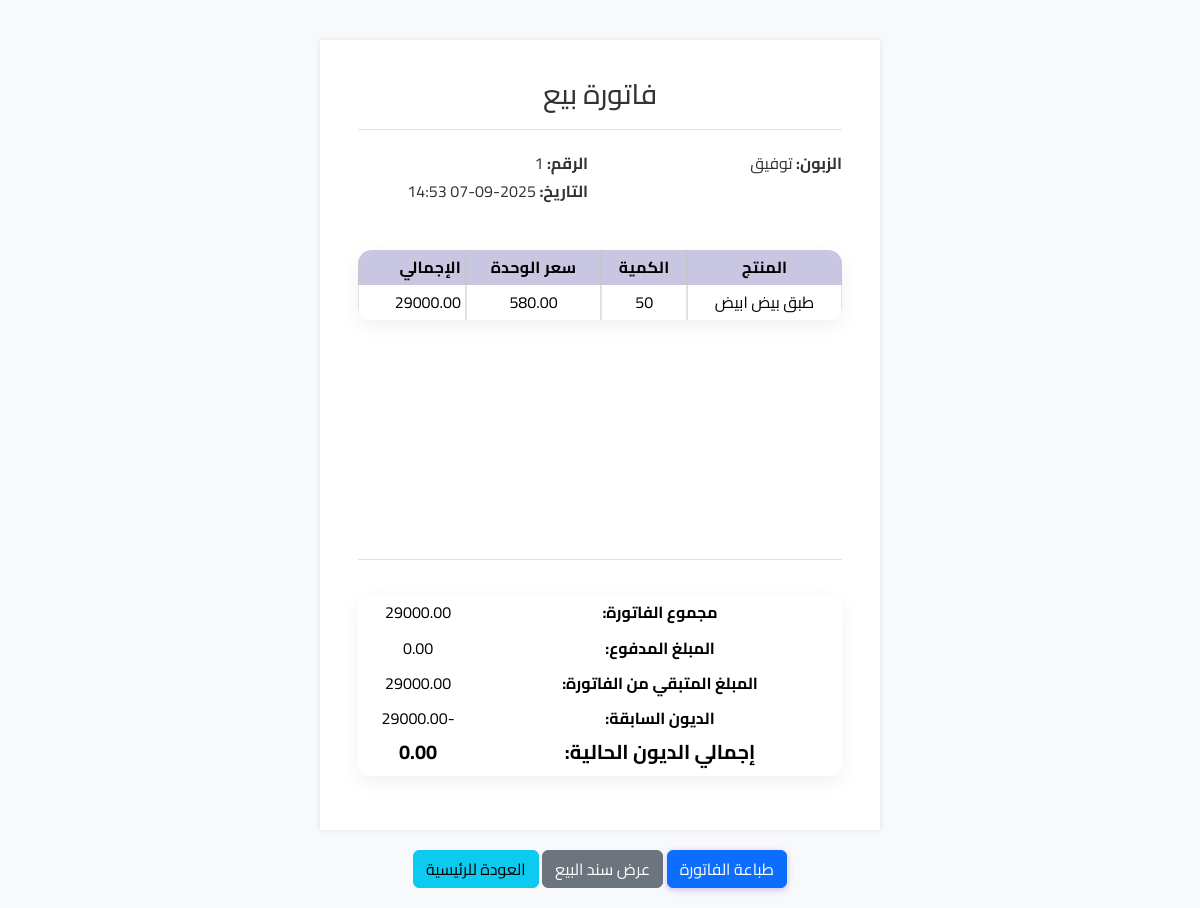
The page /invoice/1 (signed in) on the database its author committed.
### app.py (models this page shows)
class Customer(db.Model):
    id = db.Column(db.Integer, primary_key=True)
    name = db.Column(db.String(120), nullable=False)
    phone = db.Column(db.String(30))
    notes = db.Column(db.Text)
    @property
    def balance(self):
        total_debt = db.session.query(func.sum(DebtTransaction.amount)).filter(
            DebtTransaction.customer_id == self.id,
            DebtTransaction.transaction_type == 'debt'
        ).scalar() or Decimal('0')
        total_payment = db.session.query(func.sum(DebtTransaction.amount)).filter(
            DebtTransaction.customer_id == self.id,
            DebtTransaction.transaction_type == 'payment'
        ).scalar() or Decimal('0')
        return total_debt - total_payment

class Sale(db.Model):
    id = db.Column(db.Integer, primary_key=True)
    customer_id = db.Column(db.Integer, db.ForeignKey('customer.id'), nullable=True)
    customer = db.relationship('Customer')
    date = db.Column(db.DateTime, default=datetime.utcnow)
    total = db.Column(db.Numeric(10,2), default=0)
    paid_amount = db.Column(db.Numeric(10, 2), nullable=False, default=0)
    due_amount = db.Column(db.Numeric(10, 2), nullable=False, default=0)
    payment_type = db.Column(db.String(20), default="cash")
    notes = db.Column(db.Text)

class SaleItem(db.Model):
    id = db.Column(db.Integer, primary_key=True)
    sale_id = db.Column(db.Integer, db.ForeignKey('sale.id'))
    sale = db.relationship('Sale', backref='items')
    product_id = db.Column(db.Integer, db.ForeignKey('product.id'))
    product = db.relationship('Product')
    qty = db.Column(db.Integer, default=0)
    unit_price = db.Column(db.Numeric(10,2), default=0)
    cost_price = db.Column(db.Numeric(10,2), nullable=False, default=0)

class Product(db.Model):
    id = db.Column(db.Integer, primary_key=True)
    name = db.Column(db.String(200), nullable=False)
    stock = db.Column(db.Integer, default=0)
    price_wholesale = db.Column(db.Numeric(10,2), nullable=False, default=0)
    price_retail = db.Column(db.Numeric(10,2), nullable=False, default=0)
    notes = db.Column(db.Text)

### app.py (the view)
@app.route('/invoice/<int:sale_id>')
@login_required
def invoice(sale_id):
    sale = Sale.query.get_or_404(sale_id)
    previous_debt = Decimal('0')
    if sale.customer_id:
        customer = Customer.query.get(sale.customer_id)
        current_balance = customer.balance if customer else Decimal('0')
        previous_debt = current_balance - sale.due_amount
    return render_template('invoice_a5.html', sale=sale, previous_debt=previous_debt)

### app.py (called while the page is built)
@login_manager.user_loader
def load_user(user_id):
    return User.query.get(int(user_id))

### templates/invoice_a5.html (shortened to what this page needs)
<!doctype html>
<html lang="ar" dir="rtl">
<head>
    <link href="https://cdn.jsdelivr.net/npm/bootstrap@5.3.2/dist/css/bootstrap.min.css" rel="stylesheet">
    <link rel="stylesheet" href="{{ url_for('static', filename='style.css') }}">
</head>
<body>
    <div class="a5-page">
        <div class="invoice-header">
            <h3>فاتورة بيع</h3>
        </div>
        <div class="invoice-details">
            <div class="row">
                <div class="col"><strong>الزبون:</strong> {{ sale.customer.name if sale.customer else 'زبون نقدي' }}</div>
                <div class="col text-end"><strong>الرقم:</strong> {{ sale.id }}</div>
            </div>
            <div class="row">
                <div class="col"></div>
                <div class="col text-end"><strong>التاريخ:</strong> {{ sale.date.strftime('%Y-%m-%d %H:%M') }}</div>
            </div>
        </div>
        <div class="invoice-body">
            <table class="table table-sm table-bordered">
                <thead class="table-light">
                    <tr>
                        <th>المنتج</th>
                        <th class="text-center">الكمية</th>
                        <th class="text-center">سعر الوحدة</th>
                        <th class="text-end">الإجمالي</th>
                    </tr>
                </thead>
                <tbody>
                    {% for item in sale.items %}
                    <tr>
                        <td>{{ item.product.name }}</td>
                        <td class="text-center">{{ item.qty }}</td>
                        <td class="text-center">{{ "%.2f"|format(item.unit_price) }}</td>
                        <td class="text-end">{{ "%.2f"|format(item.qty * item.unit_price) }}</td>
                    </tr>
                    {% endfor %}
                </tbody>
            </table>
        </div>
        <div class="invoice-footer">
            <table class="table table-borderless table-sm text-end">
                <tbody>
                    <tr>
                        <td><strong>مجموع الفاتورة:</strong></td>
                        <td style="width: 120px;">{{ "%.2f"|format(sale.total) }}</td>
                    </tr>
                    <tr>
                        <td><strong>المبلغ المدفوع:</strong></td>
                        <td>{{ "%.2f"|format(sale.paid_amount) }}</td>
                    </tr>
                    <tr>
                        <td><strong>المبلغ المتبقي من الفاتورة:</strong></td>
                        <td>{{ "%.2f"|format(sale.due_amount) }}</td>
                    </tr>
                    {% if sale.customer %}
                    <tr>
                        <td><strong>الديون السابقة:</strong></td>
                        <td>{{ "%.2f"|format(previous_debt) }}</td>
                    </tr>
                    <tr>
                        <td><h5><strong>إجمالي الديون الحالية:</strong></h5></td>
                        <td><h5><strong>{{ "%.2f"|format(sale.due_amount + previous_debt) }}</strong></h5></td>
                    </tr>
                    {% endif %}
                </tbody>
            </table>
        </div>
    </div>
    <div class="no-print">
        <button class="btn btn-primary" onclick="window.print()">طباعة الفاتورة</button>
        <a href="{{ url_for('receipt', sale_id=sale.id) }}" class="btn btn-secondary">عرض سند البيع</a>
        <a href="{{ url_for('index') }}" class="btn btn-info">العودة للرئيسية</a>
    </div>
</body>
</html>

### static/style.css (style rules this page uses)
* { box-sizing: border-box; margin: 0; padding: 0; }
body { font-family: 'Cairo', 'Segoe UI', Tahoma, Geneva, Verdana, sans-serif; direction: rtl; background-color: #f8f9fc; color: #333; line-height: 1.7; min-height: 100vh; padding-top: 20px; }
table { width: 100%; border-collapse: separate; border-spacing: 0; margin: 25px 0; background: white; border-radius: 14px; overflow: hidden; box-shadow: 0 6px 20px rgba(0, 0, 0, 0.06); font-size: 1.00rem; text-align: center; direction: rtl; }
th { background: linear-gradient(135deg, #c8c6e1, #c8c6e1); color: #ffffff; font-weight: 700; font-size: 1.00rem; padding: 14px 16px; text-transform: uppercase; letter-spacing: 0.3px; box-shadow: 0 2px 8px rgba(0, 0, 0, 0.1); }
th, td { padding: 12px 15px; text-align: center; border-bottom: 1px solid #eef2ff; vertical-align: middle; }
tbody tr:last-child td { border-bottom: none; }
tbody tr { transition: background-color 0.2s ease, transform 0.2s ease; }
button { font-family: 'Cairo', sans-serif; background-color: #4f46e5; color: white; border: none; padding: 10px 20px; font-size: 0.95rem; border-radius: 8px; cursor: pointer; transition: all 0.3s ease; box-shadow: 0 2px 6px rgba(79, 70, 229, 0.3); }

### templates/invoice_a5.html (style rules this page uses)
body { background-color: #f8f9fa; }
.a5-page { width: 148mm; height: 209mm; padding: 10mm; margin: 20px auto; background: white; box-shadow: 0 0 5px rgba(0,0,0,0.1); display: flex; flex-direction: column; }
.invoice-header { text-align: center; margin-bottom: 20px; border-bottom: 1px solid #dee2e6; padding-bottom: 10px; }
.invoice-details { margin-bottom: 20px; }
.invoice-body { flex-grow: 1; }
.invoice-footer { text-align: left; border-top: 1px solid #dee2e6; padding-top: 10px; }
.no-print { text-align: center; margin: 20px; }

### rows shown on the page
Customer: customer "توفيق"
Sale: id "1", date "2025-09-07 14:53", total "29000.00", paid_amount "0.00", due_amount "29000.00", sale.due_amount+previous_debt "0.00"
SaleItem: product.name "طبق بيض ابيض", qty "50", unit_price "580.00", item.qty*item.unit_price "29000.00"

### other values the page prints
{{ "%.2f"|format(previous_debt) }} "-29000.00"
